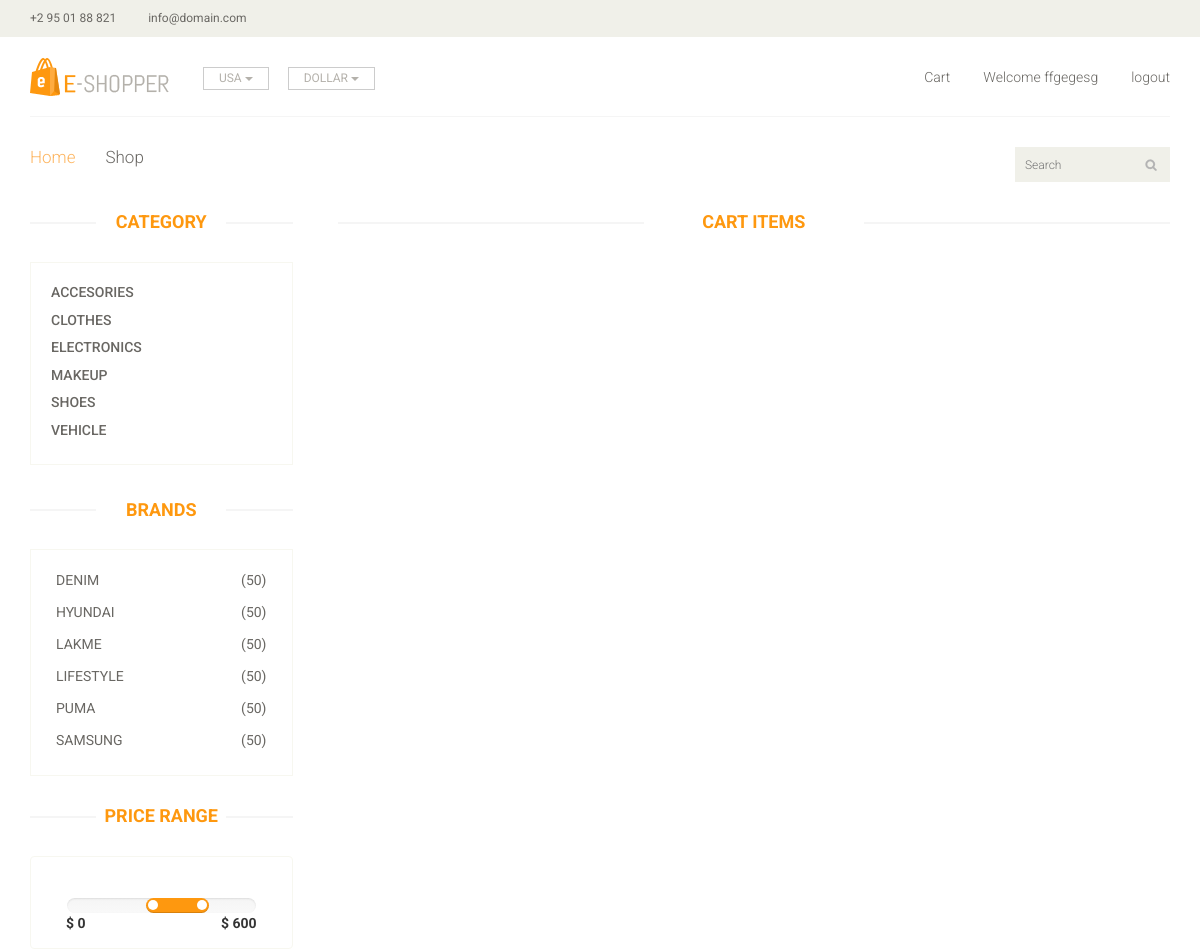
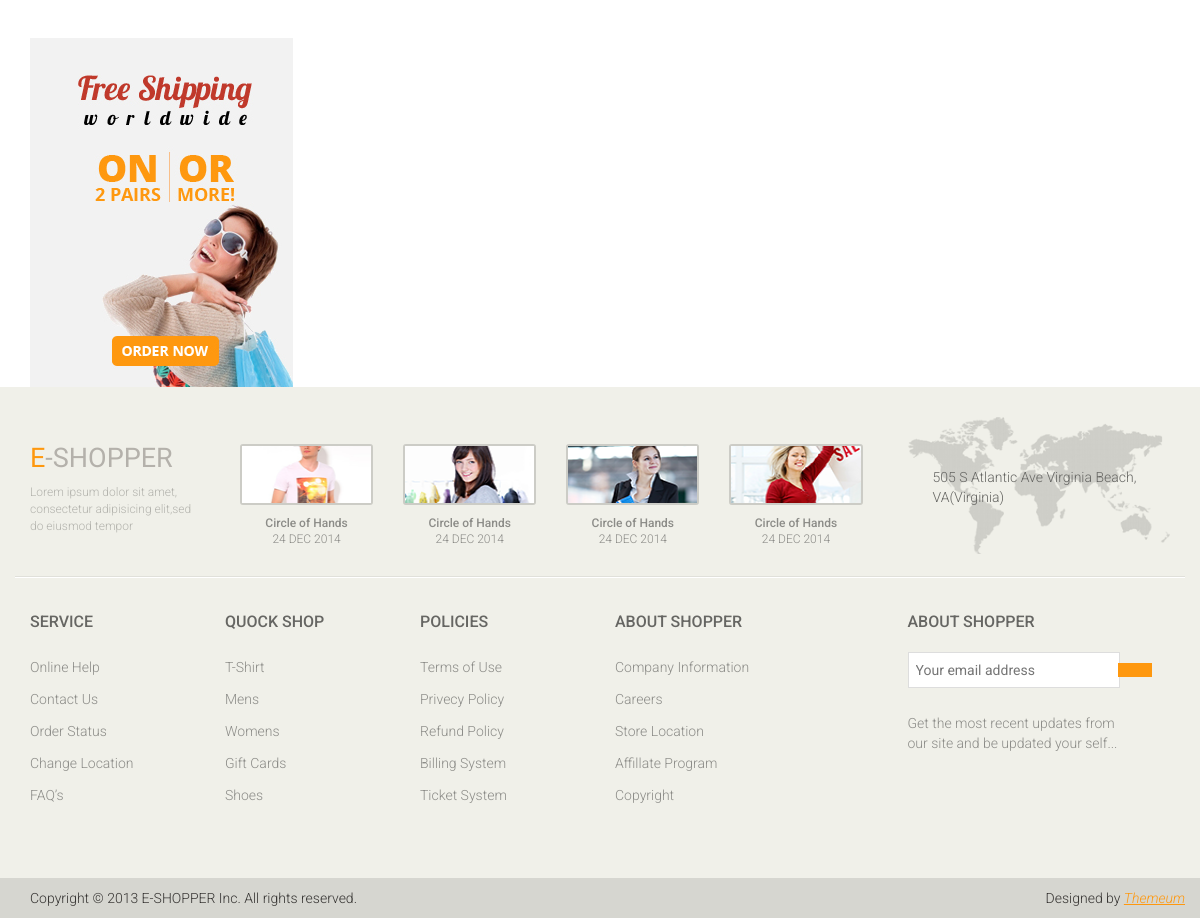
Page /view/cart.php (signed in) on the committed database (2 pictures, top to bottom).
### tables this page shows
CREATE TABLE `category` (
  `ca_id` int(11) NOT NULL,
  `ca_name` varchar(100) DEFAULT NULL,
  `ca_time` timestamp NOT NULL DEFAULT CURRENT_TIMESTAMP ON UPDATE CURRENT_TIMESTAMP
);

CREATE TABLE `brand` (
  `br_id` int(11) NOT NULL,
  `br_name` varchar(100) DEFAULT NULL,
  `br_time` timestamp NOT NULL DEFAULT CURRENT_TIMESTAMP ON UPDATE CURRENT_TIMESTAMP
);

### model/db1connect.php (called while the page is built, shortened)
<?php
	class db_connect implements db_parameter{
		function __construct()
		{
			$this->conn = new mysqli(db_parameter::HOST,db_parameter::USER,db_parameter::PASS,db_parameter::DB);
		}
	}
	$obj=new db_connect();
?>

### view/aside.php (the view)
<div class="left-sidebar">
						<h2>Category</h2>
						<div class="panel-group category-products" id="accordian">
							<div class="panel panel-default">
							<?php
							$sql= "select ca_id,ca_name from category order by ca_name asc";
							$result =$obj->conn->query($sql) or die($obj->conn->error);
							if($result->num_rows>0):
								while($ans=$result->fetch_object()):
							?>
								<div class="panel-heading">
									<h4 class="panel-title">
									<a href="#" for="<?php echo $ans->ca_id;?>" class="category_data">
									<?php
										echo $ans->ca_name;
									?>
									</a>
									</h4>
								</div>
									<?php
									endwhile;
									endif;
									?>
							</div>
						</div>
						<div class="brands_products">
							<h2>Brands</h2>
							<div class="brands-name">
								<ul class="nav nav-pills nav-stacked">
							<?php
							$sql= "select br_id,br_name from brand order by br_name asc";
							$result =$obj->conn->query($sql) or die($obj->conn->error);
							if($result->num_rows>0):
								while($ans=$result->fetch_object()):
							?>
							<li>
									<a href="#" for="<?php echo $ans->br_id;?>" class="brand_data">
							<span class="pull-right">(50)</span>
							<?php echo $ans->br_name;
							?>
							</a></li>
							<?php
							endwhile;
							endif;
							?>
								</ul>
							</div>
						</div>
						<div class="price-range">
							<h2>Price Range</h2>
							<div class="well text-center">
								 <input type="text" class="span2" value="" data-slider-min="0" data-slider-max="600" data-slider-step="5" data-slider-value="[250,450]" id="sl2" ><br />
								 <b class="pull-left">$ 0</b> <b class="pull-right">$ 600</b>
							</div>
						</div>
						<div class="shipping text-center">
							<img src="../assets/images/home/shipping.jpg" alt="" />
						</div>
					</div>

### assets/Eshopper/css/main.css (style rules this page uses)
body { font-family: 'Roboto', sans-serif; background:; position: relative; font-weight:400px; }
ul li { list-style: none; }
a { -webkit-transition: 300ms; -moz-transition: 300ms; -o-transition: 300ms; transition: 300ms; }
h1, h2, h3, h4, h5, h6 { font-family: 'Roboto', sans-serif; }
.category-products { border: 1px solid #F7F7F0; margin-bottom: 35px; padding-bottom: 20px; padding-top: 15px; }
.left-sidebar h2, .brands_products h2 { color: #FE980F; font-family: 'Roboto', sans-serif; font-size: 18px; font-weight: 700; margin: 0 auto 30px; text-align: center; text-transform: uppercase; position: relative; z-index:3; }
.left-sidebar h2:after, h2.title:after { content: " "; position: absolute; border: 1px solid #f5f5f5; bottom:8px; left: 0; width: 100%; height: 0; z-index: -2; }
.left-sidebar h2:before { content: " "; position: absolute; background: #fff; bottom: -6px; width: 130px; height: 30px; z-index: -1; left: 50%; margin-left: -65px; }
.category-products .panel { background-color: #FFFFFF; border: 0px; border-radius: 0px; box-shadow:none; margin-bottom: 0px; }
.category-products .panel-default .panel-heading { background-color: #FFFFFF; border: 0 none; color: #FFFFFF; padding: 5px 20px; }
.category-products .panel-default .panel-heading .panel-title a { color: #696763; font-family: 'Roboto', sans-serif; font-size: 14px; text-decoration: none; text-transform: uppercase; }
.brands-name { border: 1px solid #F7F7F0; padding-bottom: 20px; padding-top: 15px; }
.brands-name .nav-stacked li a { background-color: #FFFFFF; color: #696763; font-family: 'Roboto', sans-serif; font-size: 14px; padding: 5px 25px; text-decoration: none; text-transform: uppercase; }
.shipping { background-color: #F2F2F2; margin-top: 40px; overflow: hidden; padding-top: 20px; position: relative; }
.price-range { margin-top:30px; }
.well { background-color: #FFFFFF; border: 1px solid #F7F7F0; border-radius: 4px; box-shadow: none; margin-bottom: 20px; min-height: 20px; padding: 35px; }

### rows in the picture
category: ca_name "ACCESORIES"
category: ca_name "CLOTHES"
category: ca_name "ELECTRONICS"
category: ca_name "MAKEUP"
category: ca_name "SHOES"
category: ca_name "VEHICLE"
brand: br_name "DENIM"
brand: br_name "HYUNDAI"
brand: br_name "LAKME"
brand: br_name "LIFESTYLE"
brand: br_name "PUMA"
brand: br_name "SAMSUNG"

### other values in the picture
$_SESSION['pname'] "ffgegesg"
